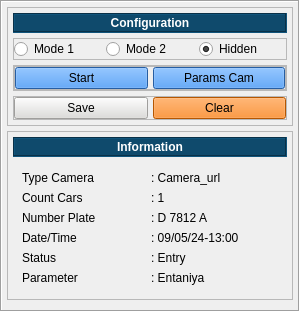
       <widget class="QFrame" name="frame_4">
        <property name="minimumSize">
         <size>
          <width>300</width>
          <height>0</height>
         </size>
        </property>
        <property name="maximumSize">
         <size>
          <width>300</width>
          <height>16777215</height>
         </size>
        </property>
        <property name="frameShape">
         <enum>QFrame::Box</enum>
        </property>
        <property name="frameShadow">
         <enum>QFrame::Sunken</enum>
        </property>
        <layout class="QVBoxLayout" name="verticalLayout_2">
         <property name="spacing">
          <number>5</number>
         </property>
         <property name="leftMargin">
          <number>5</number>
         </property>
         <property name="topMargin">
          <number>5</number>
         </property>
         <property name="rightMargin">
          <number>5</number>
         </property>
         <property name="bottomMargin">
          <number>5</number>
         </property>
         <item>
          <widget class="QFrame" name="frame_15">
           <property name="maximumSize">
            <size>
             <width>16777215</width>
             <height>140</height>
            </size>
           </property>
           <property name="frameShape">
            <enum>QFrame::StyledPanel</enum>
           </property>
           <property name="frameShadow">
            <enum>QFrame::Raised</enum>
           </property>
           <layout class="QVBoxLayout" name="verticalLayout_6">
            <property name="spacing">
             <number>5</number>
            </property>
            <property name="leftMargin">
             <number>5</number>
            </property>
            <property name="topMargin">
             <number>5</number>
            </property>
            <property name="rightMargin">
             <number>5</number>
            </property>
            <property name="bottomMargin">
             <number>5</number>
            </property>
            <item>
             <widget class="QLabel" name="label_14">
              <property name="minimumSize">
               <size>
                <width>0</width>
                <height>20</height>
               </size>
              </property>
              <property name="maximumSize">
               <size>
                <width>16777215</width>
                <height>20</height>
               </size>
              </property>
              <property name="font">
               <font>
                <weight>75</weight>
                <bold>true</bold>
               </font>
              </property>
              <property name="styleSheet">
               <string notr="true">background-color: rgb(15,74, 108);
color: white;</string>
              </property>
              <property name="frameShape">
               <enum>QFrame::Box</enum>
              </property>
              <property name="frameShadow">
               <enum>QFrame::Sunken</enum>
              </property>
              <property name="text">
               <string>Configuration</string>
              </property>
              <property name="alignment">
               <set>Qt::AlignCenter</set>
              </property>
             </widget>
            </item>
            <item>
             <widget class="QFrame" name="frame_19">
              <property name="maximumSize">
               <size>
                <width>16777215</width>
                <height>30</height>
               </size>
              </property>
              <property name="frameShape">
               <enum>QFrame::StyledPanel</enum>
              </property>
              <property name="frameShadow">
               <enum>QFrame::Raised</enum>
              </property>
              <layout class="QHBoxLayout" name="horizontalLayout_9">
               <property name="spacing">
                <number>5</number>
               </property>
               <property name="leftMargin">
                <number>0</number>
               </property>
               <property name="topMargin">
                <number>0</number>
               </property>
               <property name="rightMargin">
                <number>0</number>
               </property>
               <property name="bottomMargin">
                <number>0</number>
               </property>
               <item>
                <widget class="QRadioButton" name="btn_radio_mode1">
                 <property name="text">
                  <string>Mode 1</string>
                 </property>
                </widget>
               </item>
               <item>
                <widget class="QRadioButton" name="btn_radio_mode2">
                 <property name="text">
                  <string>Mode 2</string>
                 </property>
                </widget>
               </item>
               <item>
                <widget class="QRadioButton" name="btn_radio_hidden">
                 <property name="text">
                  <string>Hidden</string>
                 </property>
                 <property name="checkable">
                  <bool>true</bool>
                 </property>
                 <property name="checked">
                  <bool>true</bool>
                 </property>
                 <property name="autoRepeat">
                  <bool>false</bool>
                 </property>
                </widget>
               </item>
              </layout>
             </widget>
            </item>
            <item>
             <widget class="QFrame" name="frame_13">
              <property name="frameShape">
               <enum>QFrame::StyledPanel</enum>
              </property>
              <property name="frameShadow">
               <enum>QFrame::Raised</enum>
              </property>
              <layout class="QHBoxLayout" name="horizontalLayout_11">
               <property name="spacing">
                <number>5</number>
               </property>
               <property name="leftMargin">
                <number>0</number>
               </property>
               <property name="topMargin">
                <number>0</number>
               </property>
               <property name="rightMargin">
                <number>0</number>
               </property>
               <property name="bottomMargin">
                <number>0</number>
               </property>
               <item>
                <widget class="QFrame" name="frame_18">
                 <property name="frameShape">
                  <enum>QFrame::StyledPanel</enum>
                 </property>
                 <property name="frameShadow">
                  <enum>QFrame::Raised</enum>
                 </property>
                 <layout class="QHBoxLayout" name="horizontalLayout_3">
                  <property name="spacing">
                   <number>5</number>
                  </property>
                  <property name="leftMargin">
                   <number>0</number>
                  </property>
                  <property name="topMargin">
                   <number>0</number>
                  </property>
                  <property name="rightMargin">
                   <number>0</number>
                  </property>
                  <property name="bottomMargin">
                   <number>0</number>
                  </property>
                  <item>
                   <widget class="QPushButton" name="btn_start">
                    <property name="styleSheet">
                     <string notr="true">background-color: rgb(53, 132, 228);</string>
                    </property>
                    <property name="text">
                     <string>Start</string>
                    </property>
                   </widget>
                  </item>
                  <item>
                   <widget class="QPushButton" name="btn_params_cam">
                    <property name="styleSheet">
                     <string notr="true">background-color: rgb(53, 132, 228);</string>
                    </property>
                    <property name="text">
                     <string>Params Cam</string>
                    </property>
                   </widget>
                  </item>
                 </layout>
                </widget>
               </item>
              </layout>
             </widget>
            </item>
            <item>
             <widget class="QFrame" name="frame_9">
              <property name="frameShape">
               <enum>QFrame::StyledPanel</enum>
              </property>
              <property name="frameShadow">
               <enum>QFrame::Raised</enum>
              </property>
              <layout class="QHBoxLayout" name="horizontalLayout_13">
               <property name="spacing">
                <number>5</number>
               </property>
               <property name="leftMargin">
                <number>0</number>
               </property>
               <property name="topMargin">
                <number>0</number>
               </property>
               <property name="rightMargin">
                <number>0</number>
               </property>
               <property name="bottomMargin">
                <number>0</number>
               </property>
               <item>
                <widget class="QPushButton" name="btn_save">
                 <property name="styleSheet">
                  <string notr="true">background-color: rgb(222, 221, 218);</string>
                 </property>
                 <property name="text">
                  <string>Save</string>
                 </property>
                </widget>
               </item>
               <item>
                <widget class="QPushButton" name="btn_stop">
                 <property name="styleSheet">
                  <string notr="true">background-color: rgb(255, 120, 0);</string>
                 </property>
                 <property name="text">
                  <string>Clear</string>
                 </property>
                </widget>
               </item>
              </layout>
             </widget>
            </item>
           </layout>
          </widget>
         </item>
         <item>
          <widget class="QFrame" name="frame_5">
           <property name="maximumSize">
            <size>
             <width>16777215</width>
             <height>170</height>
            </size>
           </property>
           <property name="frameShape">
            <enum>QFrame::StyledPanel</enum>
           </property>
           <property name="frameShadow">
            <enum>QFrame::Raised</enum>
           </property>
           <layout class="QVBoxLayout" name="verticalLayout_8">
            <property name="spacing">
             <number>5</number>
            </property>
            <property name="leftMargin">
             <number>5</number>
            </property>
            <property name="topMargin">
             <number>5</number>
            </property>
            <property name="rightMargin">
             <number>5</number>
            </property>
            <property name="bottomMargin">
             <number>5</number>
            </property>
            <item>
             <widget class="QLabel" name="label_9">
              <property name="minimumSize">
               <size>
                <width>0</width>
                <height>20</height>
               </size>
              </property>
              <property name="maximumSize">
               <size>
                <width>16777215</width>
                <height>20</height>
               </size>
              </property>
              <property name="font">
               <font>
                <weight>75</weight>
                <bold>true</bold>
               </font>
              </property>
              <property name="styleSheet">
               <string notr="true">background-color: rgb(15,74, 108);
color: white;</string>
              </property>
              <property name="frameShape">
               <enum>QFrame::Box</enum>
              </property>
              <property name="frameShadow">
               <enum>QFrame::Sunken</enum>
              </property>
              <property name="text">
               <string>Information</string>
              </property>
              <property name="alignment">
               <set>Qt::AlignCenter</set>
              </property>
             </widget>
            </item>
            <item>
             <widget class="QFrame" name="frame_16">
              <property name="frameShape">
               <enum>QFrame::NoFrame</enum>
              </property>
              <property name="frameShadow">
               <enum>QFrame::Raised</enum>
              </property>
              <layout class="QVBoxLayout" name="verticalLayout_5">
               <item>
                <widget class="QFrame" name="frame_17">
                 <property name="frameShape">
                  <enum>QFrame::NoFrame</enum>
                 </property>
                 <property name="frameShadow">
                  <enum>QFrame::Raised</enum>
                 </property>
                 <layout class="QHBoxLayout" name="horizontalLayout_14">
                  <property name="spacing">
                   <number>1</number>
                  </property>
                  <property name="leftMargin">
                   <number>0</number>
                  </property>
                  <property name="topMargin">
                   <number>0</number>
                  </property>
                  <property name="rightMargin">
                   <number>0</number>
                  </property>
                  <property name="bottomMargin">
                   <number>0</number>
                  </property>
                  <item>
                   <widget class="QLabel" name="label_11">
                    <property name="text">
                     <string>Type Camera</string>
                    </property>
                   </widget>
                  </item>
                  <item>
                   <widget class="QLabel" name="label_12">
                    <property name="text">
                     <string>: Camera_url</string>
                    </property>
                   </widget>
                  </item>
                 </layout>
                </widget>
               </item>
               <item>
                <widget class="QFrame" name="frame_27">
                 <property name="frameShape">
                  <enum>QFrame::NoFrame</enum>
                 </property>
                 <property name="frameShadow">
                  <enum>QFrame::Raised</enum>
                 </property>
                 <layout class="QHBoxLayout" name="horizontalLayout_19">
                  <property name="spacing">
                   <number>1</number>
                  </property>
                  <property name="leftMargin">
                   <number>0</number>
                  </property>
                  <property name="topMargin">
                   <number>0</number>
                  </property>
                  <property name="rightMargin">
                   <number>0</number>
                  </property>
                  <property name="bottomMargin">
                   <number>0</number>
                  </property>
                  <item>
                   <widget class="QLabel" name="label_23">
                    <property name="text">
                     <string>Count Cars  </string>
                    </property>
                   </widget>
                  </item>
                  <item>
                   <widget class="QLabel" name="label_24">
                    <property name="text">
                     <string>: 1</string>
                    </property>
                   </widget>
                  </item>
                 </layout>
                </widget>
               </item>
               <item>
                <widget class="QFrame" name="frame_20">
                 <property name="frameShape">
                  <enum>QFrame::NoFrame</enum>
                 </property>
                 <property name="frameShadow">
                  <enum>QFrame::Raised</enum>
                 </property>
                 <layout class="QHBoxLayout" name="horizontalLayout_15">
                  <property name="spacing">
                   <number>1</number>
                  </property>
                  <property name="leftMargin">
                   <number>0</number>
                  </property>
                  <property name="topMargin">
                   <number>0</number>
                  </property>
                  <property name="rightMargin">
                   <number>0</number>
                  </property>
                  <property name="bottomMargin">
                   <number>0</number>
                  </property>
                  <item>
                   <widget class="QLabel" name="label_16">
                    <property name="text">
                     <string>Number Plate </string>
                    </property>
                   </widget>
                  </item>
                  <item>
                   <widget class="QLabel" name="label_15">
                    <property name="text">
                     <string>: D 7812 A</string>
                    </property>
                   </widget>
                  </item>
                 </layout>
                </widget>
               </item>
               <item>
                <widget class="QFrame" name="frame_21">
                 <property name="frameShape">
                  <enum>QFrame::NoFrame</enum>
                 </property>
                 <property name="frameShadow">
                  <enum>QFrame::Raised</enum>
                 </property>
                 <layout class="QHBoxLayout" name="horizontalLayout_16">
                  <property name="spacing">
                   <number>1</number>
                  </property>
                  <property name="leftMargin">
                   <number>0</number>
                  </property>
                  <property name="topMargin">
                   <number>0</number>
                  </property>
                  <property name="rightMargin">
                   <number>0</number>
                  </property>
                  <property name="bottomMargin">
                   <number>0</number>
                  </property>
                  <item>
                   <widget class="QLabel" name="label_18">
                    <property name="text">
                     <string>Date/Time </string>
                    </property>
                   </widget>
                  </item>
                  <item>
                   <widget class="QLabel" name="label_20">
                    <property name="text">
                     <string>: 09/05/24-13:00</string>
                    </property>
                   </widget>
                  </item>
                 </layout>
                </widget>
               </item>
               <item>
                <widget class="QFrame" name="frame_22">
                 <property name="frameShape">
                  <enum>QFrame::NoFrame</enum>
                 </property>
                 <property name="frameShadow">
                  <enum>QFrame::Raised</enum>
                 </property>
                 <layout class="QHBoxLayout" name="horizontalLayout_17">
                  <property name="spacing">
                   <number>1</number>
                  </property>
                  <property name="leftMargin">
                   <number>0</number>
                  </property>
                  <property name="topMargin">
                   <number>0</number>
                  </property>
                  <property name="rightMargin">
                   <number>0</number>
                  </property>
                  <property name="bottomMargin">
                   <number>0</number>
                  </property>
                  <item>
                   <widget class="QLabel" name="label_19">
                    <property name="text">
                     <string>Status</string>
                    </property>
                   </widget>
                  </item>
                  <item>
                   <widget class="QLabel" name="label_17">
                    <property name="text">
                     <string>: Entry</string>
                    </property>
                   </widget>
                  </item>
                 </layout>
                </widget>
               </item>
               <item>
                <widget class="QFrame" name="frame_26">
                 <property name="frameShape">
                  <enum>QFrame::NoFrame</enum>
                 </property>
                 <property name="frameShadow">
                  <enum>QFrame::Raised</enum>
                 </property>
                 <layout class="QHBoxLayout" name="horizontalLayout_18">
                  <property name="spacing">
                   <number>1</number>
                  </property>
                  <property name="leftMargin">
                   <number>0</number>
                  </property>
                  <property name="topMargin">
                   <number>0</number>
                  </property>
                  <property name="rightMargin">
                   <number>0</number>
                  </property>
                  <property name="bottomMargin">
                   <number>0</number>
                  </property>
                  <item>
                   <widget class="QLabel" name="label_21">
                    <property name="text">
                     <string>Parameter</string>
                    </property>
                   </widget>
                  </item>
                  <item>
                   <widget class="QLabel" name="label_22">
                    <property name="text">
                     <string>: Entaniya</string>
                    </property>
                   </widget>
                  </item>
                 </layout>
                </widget>
               </item>
              </layout>
             </widget>
            </item>
           </layout>
          </widget>
         </item>
         <item>
          <widget class="QFrame" name="frame_7">
           <property name="frameShape">
            <enum>QFrame::StyledPanel</enum>
           </property>
           <property name="frameShadow">
            <enum>QFrame::Raised</enum>
           </property>
           <widget class="QLabel" name="label_13">
            <property name="geometry">
             <rect>
              <x>6</x>
              <y>6</y>
              <width>274</width>
              <height>20</height>
             </rect>
            </property>
            <property name="minimumSize">
             <size>
              <width>0</width>
              <height>20</height>
             </size>
            </property>
            <property name="maximumSize">
             <size>
              <width>16777215</width>
              <height>20</height>
             </size>
            </property>
            <property name="font">
             <font>
              <weight>75</weight>
              <bold>true</bold>
             </font>
            </property>
            <property name="styleSheet">
             <string notr="true">background-color: rgb(192, 191, 188);</string>
            </property>
            <property name="frameShape">
             <enum>QFrame::Box</enum>
            </property>
            <property name="frameShadow">
             <enum>QFrame::Sunken</enum>
            </property>
            <property name="text">
             <string>Fisheye Camera</string>
            </property>
            <property name="alignment">
             <set>Qt::AlignCenter</set>
            </property>
           </widget>
           <widget class="Line" name="line_4">
            <property name="geometry">
             <rect>
              <x>10</x>
              <y>420</y>
              <width>274</width>
              <height>16</height>
             </rect>
            </property>
            <property name="styleSheet">
             <string notr="true">background-color:(222, 221, 218);</string>
            </property>
            <property name="orientation">
             <enum>Qt::Horizontal</enum>
            </property>
           </widget>
           <widget class="QLabel" name="btn_up">
            <property name="geometry">
             <rect>
              <x>130</x>
              <y>320</y>
              <width>41</width>
              <height>41</height>
             </rect>
            </property>
            <property name="styleSheet">
             <string notr="true">image:url(:/up/icon_button/icons8-up-50 (1).png);
background-color: rgb(222, 221, 218);</string>
            </property>
            <property name="text">
             <string/>
            </property>
           </widget>
           <widget class="QLabel" name="btn_down">
            <property name="geometry">
             <rect>
              <x>130</x>
              <y>380</y>
              <width>41</width>
              <height>41</height>
             </rect>
            </property>
            <property name="styleSheet">
             <string notr="true">image:url(:/down/icon_button/icons8-down-50.png);
background-color: rgb(222, 221, 218);</string>
            </property>
            <property name="text">
             <string/>
            </property>
           </widget>
           <widget class="QLabel" name="btn_right">
            <property name="geometry">
             <rect>
              <x>190</x>
              <y>350</y>
              <width>41</width>
              <height>41</height>
             </rect>
            </property>
            <property name="styleSheet">
             <string notr="true">image:url(:/right/icon_button/icons8-right-50.png);
background-color: rgb(222, 221, 218);

</string>
            </property>
            <property name="text">
             <string/>
            </property>
           </widget>
           <widget class="QLabel" name="btn_right_2">
            <property name="geometry">
             <rect>
              <x>70</x>
              <y>350</y>
              <width>41</width>
              <height>41</height>
             </rect>
            </property>
            <property name="styleSheet">
             <string notr="true">image:url(:/left/icon_button/icons8-left-50.png);
background-color: rgb(222, 221, 218);</string>
            </property>
            <property name="text">
             <string/>
            </property>
           </widget>
           <widget class="QFrame" name="frame_2">
            <property name="geometry">
             <rect>
              <x>10</x>
              <y>430</y>
              <width>271</width>
              <height>41</height>
             </rect>
            </property>
            <property name="frameShape">
             <enum>QFrame::StyledPanel</enum>
            </property>
            <property name="frameShadow">
             <enum>QFrame::Raised</enum>
            </property>
            <layout class="QHBoxLayout" name="horizontalLayout_10">
             <item>
              <widget class="QLabel" name="btn_backward">
               <property name="styleSheet">
                <string notr="true">image:url(:/backward/icon_button/icons8-backward-32.png);
background-color:(222, 221, 218)</string>
               </property>
               <property name="text">
                <string/>
               </property>
              </widget>
             </item>
             <item>
              <widget class="QLabel" name="btn_pause">
               <property name="styleSheet">
                <string notr="true">image:url(:/pause/icon_button/icons8-pause-50 (1).png);
background-color:(222, 221, 218);</string>
               </property>
               <property name="text">
                <string/>
               </property>
              </widget>
             </item>
             <item>
              <widget class="QLabel" name="btn_forward">
               <property name="styleSheet">
                <string notr="true">image:url(:/forward/icon_button/icons8-forward-64.png);
background-color:(222, 221, 218)</string>
               </property>
               <property name="text">
                <string/>
               </property>
              </widget>
             </item>
            </layout>
           </widget>
           <widget class="QFrame" name="frame_6">
            <property name="geometry">
             <rect>
              <x>10</x>
              <y>480</y>
              <width>271</width>
              <height>37</height>
             </rect>
            </property>
            <property name="frameShape">
             <enum>QFrame::StyledPanel</enum>
            </property>
            <property name="frameShadow">
             <enum>QFrame::Raised</enum>
            </property>
            <layout class="QHBoxLayout" name="horizontalLayout_12">
             <item>
              <widget class="QLabel" name="label_6">
               <property name="text">
                <string>00.00</string>
               </property>
              </widget>
             </item>
             <item>
              <widget class="QSlider" name="horizontalSlider_3">
               <property name="orientation">
                <enum>Qt::Horizontal</enum>
               </property>
              </widget>
             </item>
            </layout>
           </widget>
           <widget class="QLabel" name="vidio_fisheye">
            <property name="geometry">
             <rect>
              <x>10</x>
              <y>40</y>
              <width>271</width>
              <height>261</height>
             </rect>
            </property>
            <property name="text">
             <string/>
            </property>
           </widget>
          </widget>
         </item>
        </layout>
       </widget>
